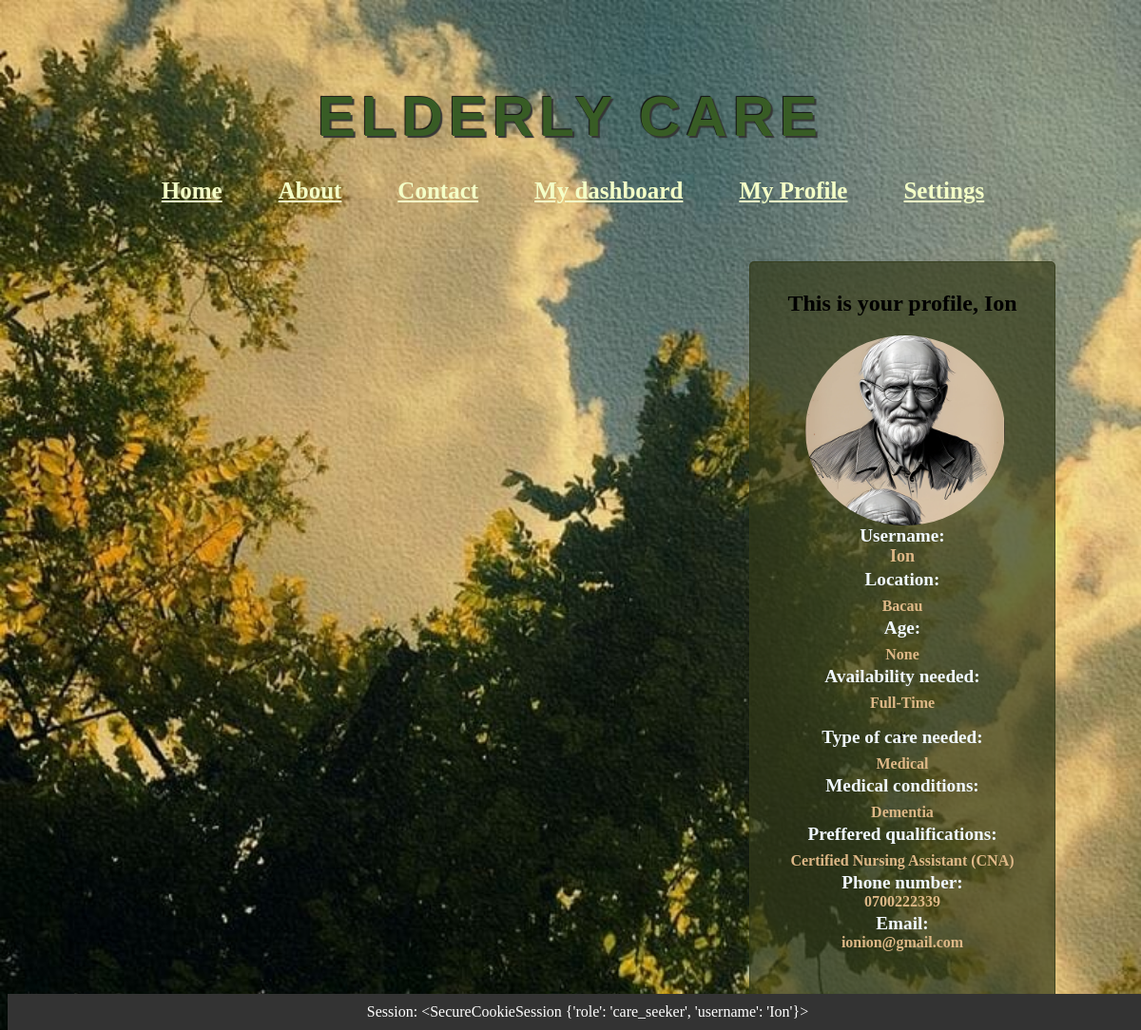
Before: /careseeker_data (signed in) with the older database file.
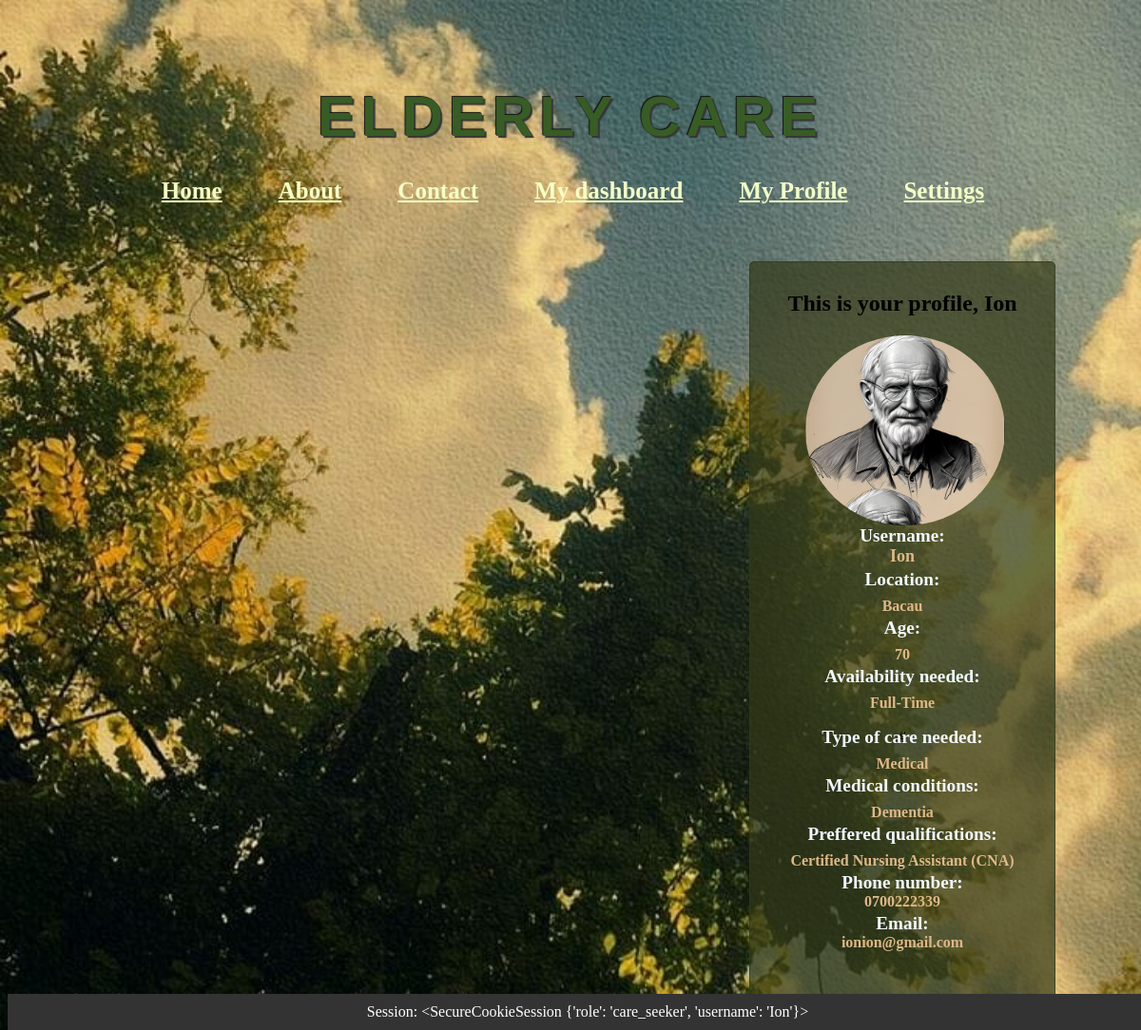
After: the same page with the newer database file.
### app/models.py (models this page shows, shortened)
class Users(db.Model, UserMixin):
    __tablename__ = 'users'
    id = db.Column(db.Integer, primary_key=True)
    username = db.Column(db.String(50), unique=True, nullable=False)
    email = db.Column(db.String(120), unique=True, nullable=False)
    password = db.Column(db.String(255), nullable=False)
    location = db.Column(db.String(60), nullable=False)
    phone_number = db.Column(db.String(20), nullable=False)
    role = db.Column(db.String(15), nullable=False)
    age = db.Column(db.Integer)
    experience = db.Column(db.Integer)
    references = db.Column(ChoiceType([('Yes', 'yes'), ('No', 'no'), ('N/A', 'n/a')]))
    availability = db.Column(ChoiceType([('Full-Time', 'FT'), ('Part-Time', 'PT')]))
    languages_spoken = db.Column(db.String(100))
    background_check = db.Column(db.Boolean)
    additional_notes = db.Column(db.Text)
    type_of_care_needed = db.Column(db.String(100))
    monthly_budget = db.Column(db.Integer)
    availability_needed = db.Column(ChoiceType([('Full-Time', 'FT'), ('Part-Time', 'PT')]))
    preferred_qualifications = db.Column(db.String(100))
    medical_conditions = db.Column(db.String(100))
    picture = db.Column(db.String(300))

### app/routes.py (the view)
@auth_blueprint.route('/careseeker_data')
def careseeker_data():
    if 'role' in session and session['role'] == 'care_seeker':
        if 'username' in session:
            username = session['username']
            user = Users.query.filter_by(username=username).first()
            if user:
                return render_template('careseeker_data.html', user=user)

### app/templates/careseeker_data.html (shortened to what this page needs)
{% extends 'base.html' %}
{% block content %}
    <div class="data-box">
        <h2>This is your profile, {{session['username']}}</h2>
                {% if user.picture %}
                <img src="{{ url_for('home.uploaded_file', filename=user.picture.split('/')[-1]) }}" alt="user Picture" style="width: 210px; height: 200px; border-radius: 50%; margin-left:48px">
             {% endif %}
                <strong style="color: aliceblue; font-size: larger;">Username:</strong> <span style="color: burlywood; font-size: large; font-weight: 600;"> {{ user.username }} </span><br>
                <strong style="color: aliceblue; font-size: larger; margin-top: -15px;">Location:</strong> <span style="color: burlywood; font-weight: 600; margin-top: -10px"><br>{{ user.location }} </span><br>
                <strong style="color: aliceblue; font-size: larger; margin-top: -15px;">Age:</strong> <span style="color: burlywood; font-weight: 600; margin-top: -10px;"><br>{{ user.age }}</span> <br>
        <strong style="color: aliceblue; font-size: larger; margin-top: -15px;">Availability needed:</strong> <span style="color: burlywood; font-weight: 600; margin-top: -10px;"><br>{% if user.availability_needed == 'Full-Time' %}Full-Time{% elif user.availability_needed == 'Part-Time' %}Part-Time{% else %}{{ user.availability_needed }}{% endif %}</span><br>
#        <strong style="color: aliceblue; font-size: larger; margin-top: -20px;">Type of care needed:</strong> <span style="color: burlywood; font-weight: 600; margin-top: -10px;"><br> {{ user.type_of_care_needed }} </span><br>
        <strong style="color: aliceblue; font-size: larger; margin-top: -15px;">Medical conditions:</strong><span style="color: burlywood; font-weight: 600; margin-top: -10px;"> <br>{{ user.medical_conditions }} </span><br>
        <strong style="color: aliceblue; font-size: larger; margin-top: -15px;">Preffered qualifications:</strong> <span style="color: burlywood; font-weight: 600; margin-top: -10px;"><br>{{ user.preferred_qualifications }}</span> <br>
        <strong style="color: aliceblue; font-size: larger; margin-top: -15px;">Phone number:</strong> <span style="color: burlywood; font-weight: 600;">{{ user.phone_number }} </span><br>
        <strong style="color: aliceblue; font-size: larger; margin-top: -15px;">Email:</strong> <span style="color: burlywood; font-weight: 600;"> {{ user.email }} </span>
        <br>
        <br>
        <br>
    </div>
{% endblock %}

### app/templates/base.html (shortened to what this page needs)
<!DOCTYPE html>
<html lang="en">
<head>
</head>
<body>
<header>
    <h1>{% block header %}Elderly Care{% endblock %}</h1>
    <nav>
        <ul>
            <li><a href="/">Home</a></li>
            <li><a href="/about">About</a></li>
            <li><a href="/contact">Contact</a></li>
            {% if session.get('role') != 'NULL' and session.get('username') != 'NULL' %}
                {% if session['role'] == 'caregiver' %}
                    <li><a href="/caregiver_dashboard">My dashboard</a></li>
                    <li><a href="/caregiver_data">My data</a></li>
                    <li><a href="/caregivers_profile/{{ session['username'] }}">Settings</a></li>
                {% elif session['role'] == 'care_seeker' %}
                    <li><a href="/careseeker_dashboard">My dashboard</a></li>
                    <li><a href="/careseeker_data">My Profile</a></li>
                    <li><a href="/careseeker_profile/{{ session['username'] }}">Settings</a></li>
                {% endif %}
            {% endif %}
        </ul>
    </nav>
</header>
<div class="main-content">
    <section class="content">
        {% block content %}{% endblock %}
    </section>
</div>
<footer>
    Session: {{ session }}
</footer>
</body>
</html>

### app/templates/base.html (style rules this page uses)
body { background-image: url("static/bck.jpg"); background-size: cover; background-repeat: no-repeat; background-color: #153537; }
header { padding: 20px; text-align: center; }
nav { padding-left: 60px; }
nav ul { list-style-type: none; margin: 0; margin-top: -30px; padding: 0; text-align: -webkit-center; }
nav ul li { display: inline; margin-right: 55px; }
nav ul li a { color: #f4ffc7; text-decoration: underline; font-size: 25px; font-weight: 800; }
footer { background-color: #333; color: #fff; padding: 10px; text-align: center; position: fixed; bottom: 0; width: 100%; }
h1 { font-family: "Avant Garde", Avantgarde, "Century Gothic", CenturyGothic, "AppleGothic", sans-serif; font-size: 60px; padding: 20px 30px; text-align: center; text-transform: uppercase; text-rendering: optimizeLegibility; color: #385c25; letter-spacing: .1em; text-shadow: -1px -1px 1px #111, 2px 2px 1px #363636; }

### app/templates/careseeker_data.html (style rules this page uses)
.data-box { border: 1px solid rgb(50, 57, 25, 0.7); border-radius: 5px; padding: 10px; margin-bottom: 10px; margin-top: 40px; margin-left: 780px; width: 300px; background-color: rgb(50, 57, 25, 0.7); display: inline-grid; vertical-align: top; position: relative; text-align: center; }

Changed rows visible on the page:
changed Users "Ion": age "None" → "70"
